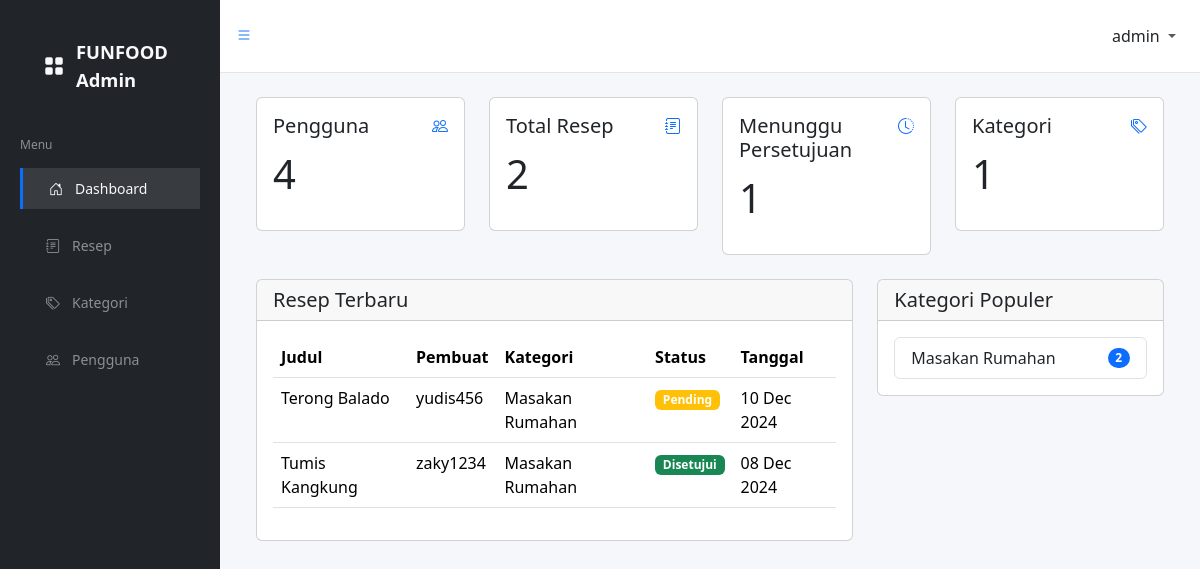
The app's page /a/dashboard/ (signed in), older data.
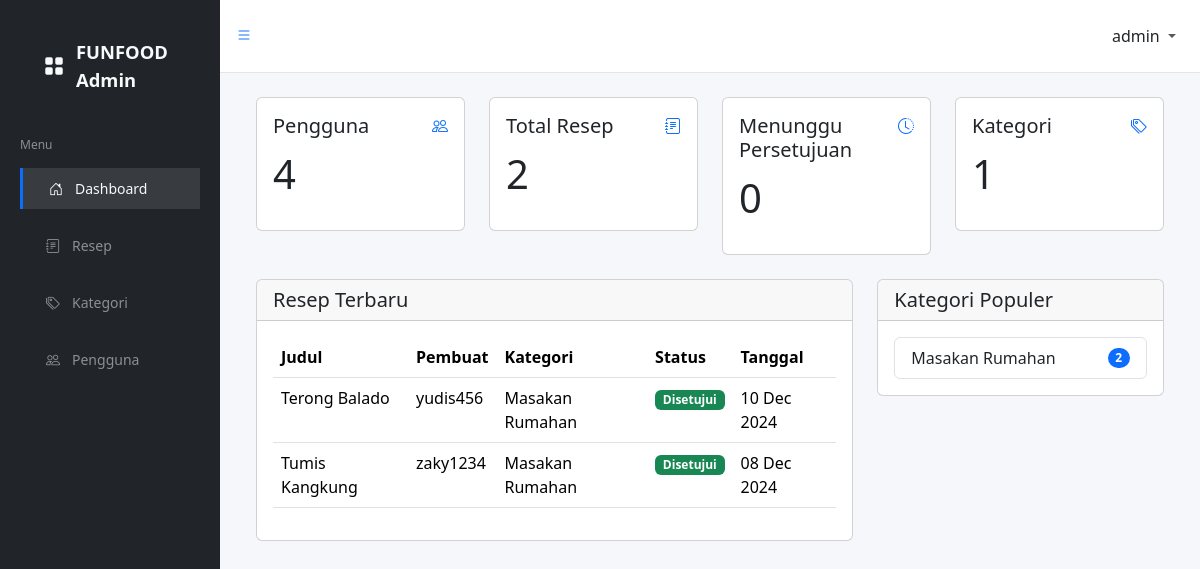
The same page, newer data.
### funfood_app/models.py (models this page shows, shortened)
class Recipe(models.Model):
    user = models.ForeignKey(CustomUser, on_delete=models.CASCADE, related_name='recipes')
    title = models.CharField(max_length=100)
    description = models.TextField()
    ingredients = models.TextField(help_text='Separate each ingredient with a newline.')
    steps = models.TextField(help_text='Separate each step with a newline.')
    image = models.ImageField(upload_to='recipe/', blank=True, null=True)
    category = models.ForeignKey('Category', on_delete=models.CASCADE, related_name='recipes')
    is_approved = models.BooleanField(default=False)
    created_at = models.DateTimeField(auto_now_add=True)

class CustomUser(AbstractUser):
    nickname = models.CharField(max_length=20)
    phone_number = models.CharField(max_length=20, blank=True, null=True)
    profile_image = models.ImageField(upload_to='profile/', blank=True, null=True)

class Category(models.Model):
    name = models.CharField(max_length=50, unique=True)
    description = models.TextField()

### funfood_app/views.py (the view)
# urls.py: path('a/dashboard/', views.admin_dashboard, name='admin_dashboard'),
@staff_member_required
def admin_dashboard(request):
    context = {
        'total_users': CustomUser.objects.count(),
        'total_recipes': Recipe.objects.count(),
        'pending_recipes': Recipe.objects.filter(is_approved=False).count(),
        'total_categories': Category.objects.count(),
        'latest_recipes': Recipe.objects.order_by('-created_at')[:5],
        'popular_categories': Category.objects.annotate(
            recipe_count=Count('recipes')).order_by('-recipe_count')[:5]
    }
    return render(request, 'admin/dashboard.html', context)

### templates/admin/dashboard.html (shortened to what this page needs)
{% extends 'admin/base_admin.html' %} {% block content %}
<div class="container-fluid">
  <div class="row mb-4">
    <div class="col-md-3">
      <div class="card">
        <div class="card-body">
          <div class="row">
            <div class="col mt-0">
              <h5 class="card-title">Pengguna</h5>
            </div>
            <div class="col-auto">
              <div class="stat text-primary">
                <i class="bi bi-people"></i>
              </div>
            </div>
          </div>
          <h1 class="mt-1 mb-3">{{ total_users }}</h1>
        </div>
      </div>
    </div>
    <div class="col-md-3">
      <div class="card">
        <div class="card-body">
          <div class="row">
            <div class="col mt-0">
              <h5 class="card-title">Total Resep</h5>
            </div>
            <div class="col-auto">
              <div class="stat text-primary">
                <i class="bi bi-journal-text"></i>
              </div>
            </div>
          </div>
          <h1 class="mt-1 mb-3">{{ total_recipes }}</h1>
        </div>
      </div>
    </div>
    <div class="col-md-3">
      <div class="card">
        <div class="card-body">
          <div class="row">
            <div class="col mt-0">
              <h5 class="card-title">Menunggu Persetujuan</h5>
            </div>
            <div class="col-auto">
              <div class="stat text-primary">
                <i class="bi bi-clock-history"></i>
              </div>
            </div>
          </div>
          <h1 class="mt-1 mb-3">{{ pending_recipes }}</h1>
        </div>
      </div>
    </div>
    <div class="col-md-3">
      <div class="card">
        <div class="card-body">
          <div class="row">
            <div class="col mt-0">
              <h5 class="card-title">Kategori</h5>
            </div>
            <div class="col-auto">
              <div class="stat text-primary">
                <i class="bi bi-tags"></i>
              </div>
            </div>
          </div>
          <h1 class="mt-1 mb-3">{{ total_categories }}</h1>
        </div>
      </div>
    </div>
  </div>
  <div class="row">
    <div class="col-12 col-lg-8">
      <div class="card">
        <div class="card-header">
          <h5 class="card-title mb-0">Resep Terbaru</h5>
        </div>
        <div class="card-body">
          <div class="table-responsive">
            <table class="table">
              <thead>
                <tr>
                  <th>Judul</th>
                  <th>Pembuat</th>
                  <th>Kategori</th>
                  <th>Status</th>
                  <th>Tanggal</th>
                </tr>
              </thead>
              <tbody>
                {% for recipe in latest_recipes %}
                <tr>
                  <td class="text-capitalize">{{ recipe.title }}</td>
                  <td>{{ recipe.user.username }}</td>
                  <td>{{ recipe.category.name }}</td>
                  <td>
                    {% if recipe.is_approved %}
                    <span class="badge bg-success">Disetujui</span>
                    {% else %}
                    <span class="badge bg-warning">Pending</span>
                    {% endif %}
                  </td>
                  <td>{{ recipe.created_at|date:"d M Y" }}</td>
                </tr>
                {% endfor %}
              </tbody>
            </table>
          </div>
        </div>
      </div>
    </div>
    <div class="col-12 col-lg-4">
      <div class="card">
        <div class="card-header">
          <h5 class="card-title mb-0">Kategori Populer</h5>
        </div>
        <div class="card-body">
          <div class="list-group">
            {% for category in popular_categories %}
            <a
              class="list-group-item list-group-item-action d-flex justify-content-between align-items-center"
            >
              {{ category.name }}
              <span class="badge bg-primary rounded-pill"
                >{{ category.recipes.count }}</span
              >
            </a>
            {% endfor %}
          </div>
        </div>
      </div>
    </div>
  </div>
</div>
{% endblock %}

Row changes from the older to the newer data that the page shows:
changed Recipe "Terong Balado": is_approved "Pending" → "Disetujui"
Text that changed along with them:
{{ pending_recipes }}: "1" → "0"
